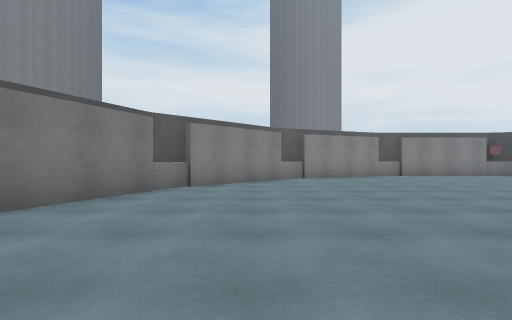
View 1 (above)

17 first-person views from a walk through a scene from a Unity 3-D project. The camera is 1.2 m above the floor, looks level and sees 85° across. The floor is counted in squares, 2 m on a side. Each view is taken from the middle of a square. On the plan, view 1 faces up. The plan holds only what a view shows up to about 9 squares ahead; the rest is blank. The place goes on beyond the plan. The player character is not drawn. Some animated figures are left out.

View 2
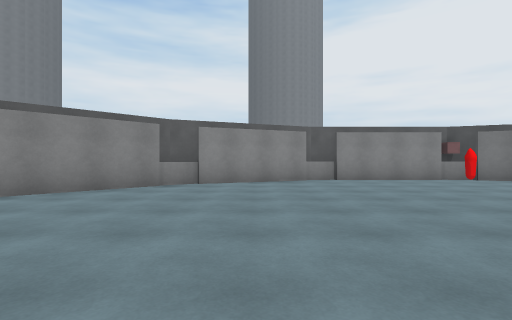

View 3
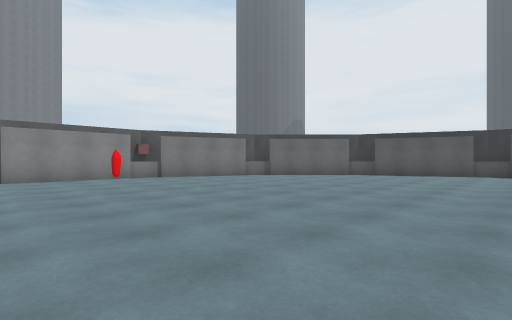

View 4
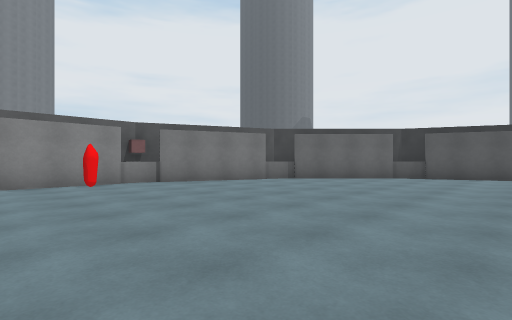

View 5
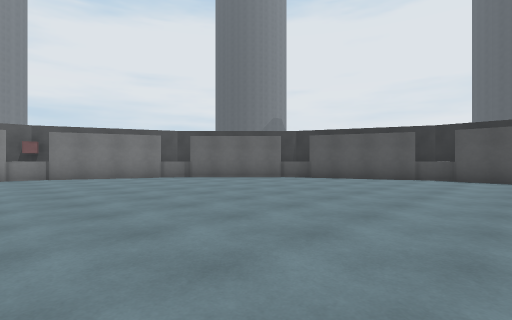

View 6
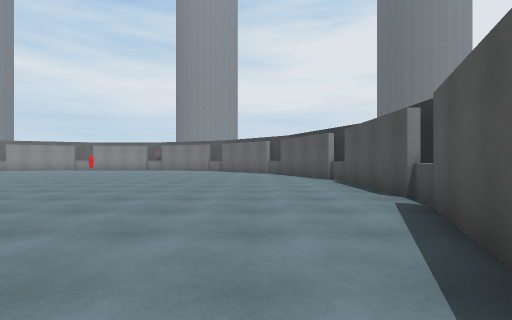

View 7
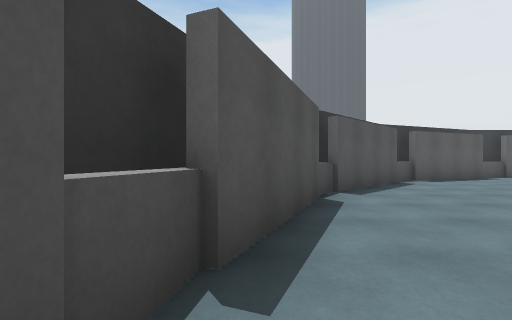

View 8
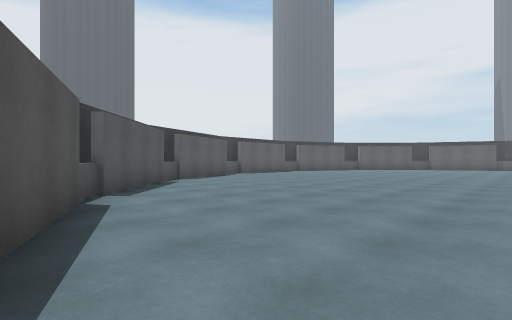

View 9
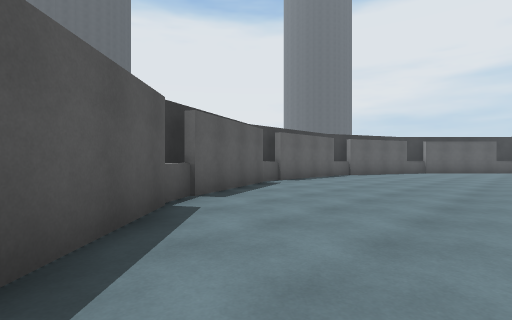

View 10
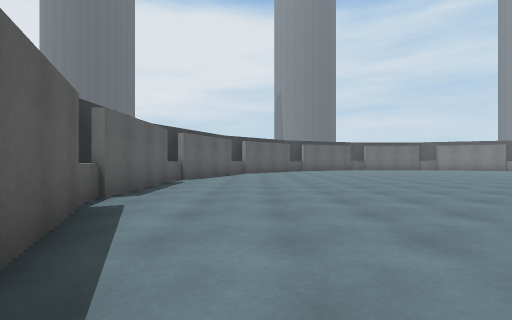

View 11
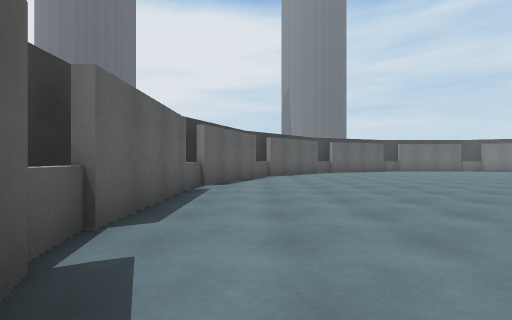

View 12
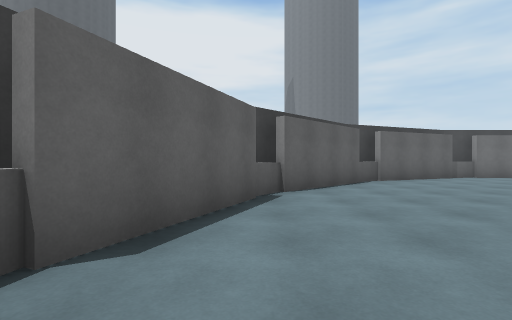

View 13
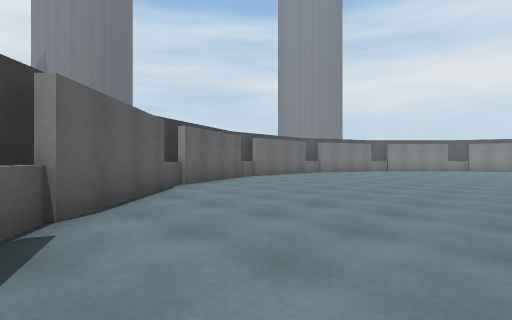

View 14
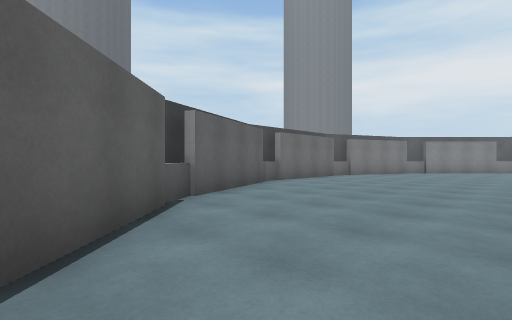

View 15
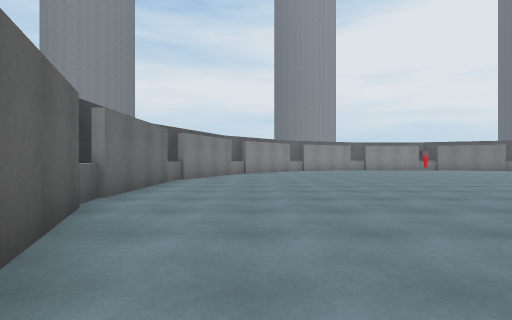

View 16
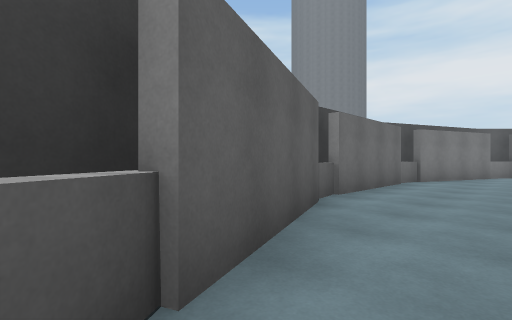

View 17
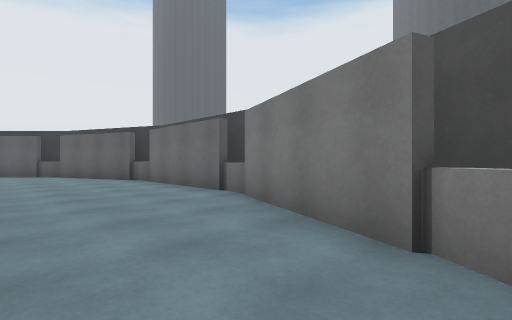

### Floor plan
Points are (right, up) in squares from view 1. A wall is a line through its corners. A room is listed if a view was taken in it or the views show most of it. See-through windows are left out.
Room 1 (views 1, 2, 3, 4, 5, 6, 7, 8, 9, 10, 11, 12, 13, 14, 15, 16, 17)
walls: (4.6, 10.2) (1.6, 9); (17.2, 2.4) (16, 5.4); (12.4, 9) (9.4, 10.2); (13.3, -8.4) (15.5, -6.2); (9.5, -10.2) (12.5, -9); (8.5, 10.4) (5.4, 10.4); (-1.5, -6.2) (0.8, -8.5); (0.8, 8.5) (-1.5, 6.2); (15.5, 6.2) (13.2, 8.5); (-3.4, 1.6) (-3.4, -1.6); (5.4, -10.4) (8.6, -10.4); (17.4, -1.6) (17.4, 1.6); (-2, 5.5) (-3.2, 2.5); (1.5, -9) (4.5, -10.2); (16, -5.5) (17.2, -2.5); (-3.3, -2.4) (-2, -5.5); (15.5, -6.3) (16, -5.7); (-2.1, -5.4) (-1.6, -6.1); (1.6, 9.1) (0.7, 8.5); (12.4, -9.1) (13.2, -8.6); (8.5, -10.5) (9.5, -10.3); (17.5, 1.5) (17.3, 2.6); (-3.5, -1.6) (-3.3, -2.7); (5.4, 10.5) (4.5, 10.3); (-3.3, 2.6) (-3.5, 1.6); (4.4, -10.3) (5.2, -10.5); (9.6, 10.3) (9.1, 10.4); (17.3, -2.6) (17.5, -1.5); (-1.5, 6.4) (-2.1, 5.5); (0.6, -8.5) (1.5, -9.1); (15.3, -7.3) (15.7, -7); (-4.1, -0.8) (-4.1, -1.6); (7.8, -11.1) (8.6, -11.1); (17.6, -3.4) (18, -2.4); (-2.9, -5.1) (-2.5, -6); (12.1, -9.9) (12.7, -9.7); (-0.2, -8.5) (0.3, -9); (-3.6, 3.5) (-3.8, 2.9); (3.5, -10.6) (4.1, -10.8); (18.1, -1.2) (18.1, -0.8); (-1.7, 7) (-2.4, 6.3); (9.9, 10.8) (9.4, 11); (1.4, 9.7) (0.7, 9.4); (-4.1, 1.6) (-4.1, 1); (18.1, 1.6) (18.1, 2.2) (17.7, 3); (-2.5, 6) (-2.8, 5.3)
low walls: (13, 8.7) (12.5, 9.1); (16.1, 5.5) (15.8, 6)

Positions as (right, up) in squares from view 1, and headings:
1: (0, 0), facing up
2: (3, 2), facing up
3: (5, 1), facing up-right
4: (6, 3), facing up-right
5: (8, 0), facing up-right
6: (15, -6), facing up
7: (17, -1), facing down
8: (17, -1), facing down-left
9: (15, -5), facing down-left
10: (13, -8), facing left
11: (11, -9), facing left
12: (6, -9), facing left
13: (4, -9), facing up-left
14: (2, -8), facing up-left
15: (-1, -6), facing up
16: (-1, -6), facing up-left
17: (0, 6), facing down-left
